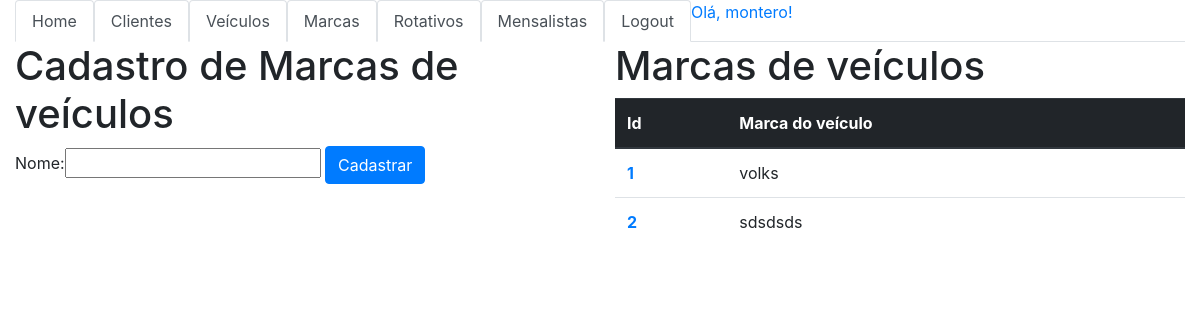
Page /marca/1/ on the committed database.
### core/models.py (models this page shows, shortened)
class Marca(models.Model):
    nome = models.CharField(max_length=50)

### core/views.py (the view)
# urls.py: path('marca/<int:pk>/', views.lista_marca, name='marca'),
def lista_marca(request, pk):
    marca = Marca.objects.all()
    user = User.objects.get(pk = pk)
    form = MarcaForm()
    data = {'marca': marca, 'form': form, 'user': user}
    return render(request, 'core/lista_marca.html', data )

### core/forms.py
class MarcaForm(ModelForm):
    class Meta:
        model = Marca
        fields = '__all__'

### core/templates/core/lista_marca.html (shortened to what this page needs)
{% extends 'core/base.html' %}
{% load bootstrap %}
{% block main %}
<div class="row">
    <div class="col-sm-6">
    <h1>Cadastro de Marcas de veículos</h1>
        <form action="{% url 'marca_novo' pk=user.id %}" method="POST">
            {{ form|bootstrap }}
            <button type="submit" class="btn btn-primary">Cadastrar</button>
        </form>
    </div>
    <div class="col-sm-6">
    <h1>Marcas de veículos</h1>
        <table class="table">
            <thead class="thead-dark">
                <tr>
                <th scope="col">Id</th>
                <th scope="col">Marca do veículo</th>
                </tr>
            </thead>
            <tbody>
                {% for marcas in marca %}
                <tr>
                <th scope="row"><a href="{% url 'marca_update' marcas.id %}">{{ marcas.id }}</th>
                <td>{{ marcas.nome }}</td>
                </tr>
                {% endfor %}
            </tbody>
        </table>
    </div>
</div>
{% endblock %}

### core/templates/core/base.html (shortened to what this page needs)
{% load static %}
<!DOCTYPE html>
<html lang="en">
<head>
    <link rel="stylesheet" href="{% static 'css/bootstrap.css' %}">
</head>
<body>
<div class="container-fluid">
    {% block manu %}
            <ul class="nav nav-tabs">
                <li class="nav-item">
                    <a class="nav-link active" href="{% url 'sistema' pk=user.id %}">Home</a>
                </li>
                <li class="nav-item">
                    <a class="nav-link active" href="{% url 'lista_pessoa' pk=user.id %}">Clientes</a>
                </li>
                <li class="nav-item">
                    <a class="nav-link active" href="{% url 'lista_veiculo' pk=user.id%}">Veículos</a>
                </li>
                <li class="nav-item">
                    <a class="nav-link active" href="{% url 'marca' pk=user.id  %}">Marcas</a>
                </li>
                <li class="nav-item">
                    <a class="nav-link active" href="{% url 'lista_mov' pk=user.id %}">Rotativos</a>
                </li>
                <li class="nav-item">
                    <a class="nav-link active" href="{% url 'mensalista' pk=user.id %}">Mensalistas</a>
                </li>
                <li class="nav-item">
                    <a class="nav-link active" href="{% url 'sair' %}">Logout</a>
                </li>
                <li class="nav_item">
                    <a class="nav_link active" href=""> Olá, {{ user.username }}!</a>
                </li>
            </ul>
    {% endblock %}
    {% block main %}
    {% endblock %}
</div>
</body>
</html>

### rows in the picture
Marca: id "1", nome "volks"
Marca: id "2", nome "sdsdsds"

### other values in the picture
{{ user.username }} "montero"
